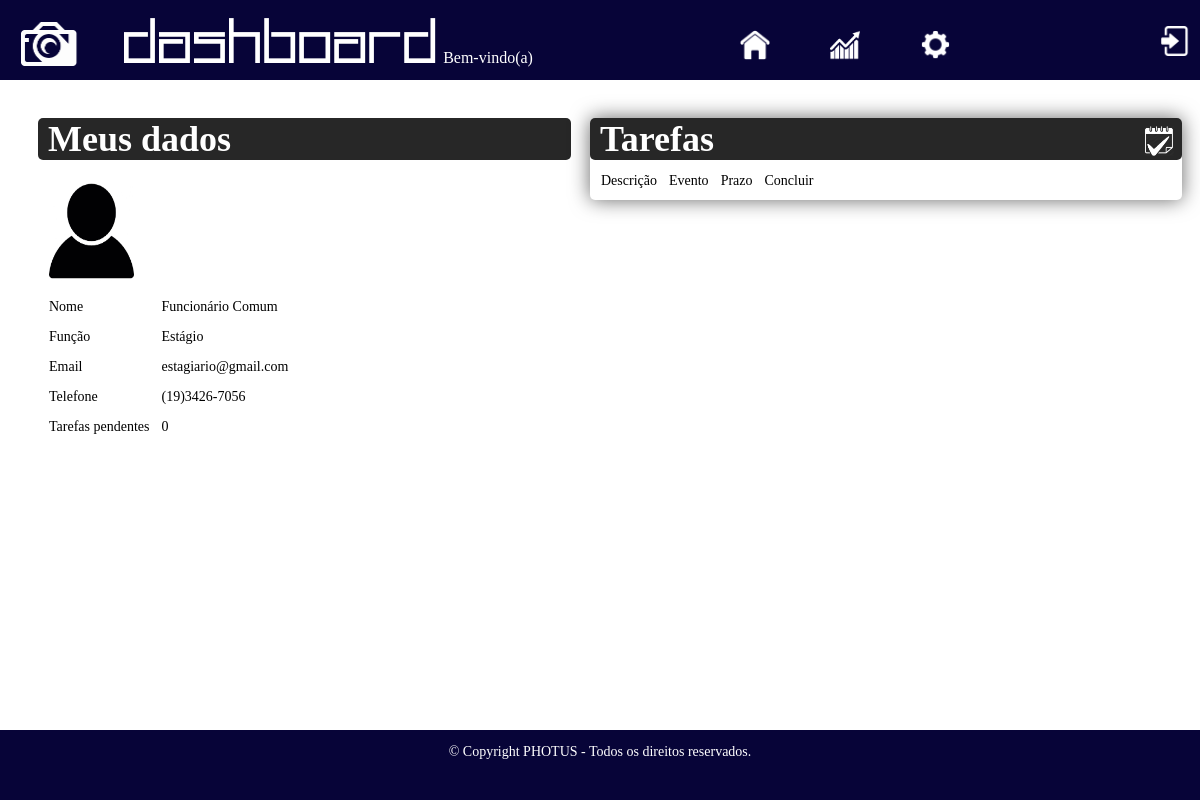
/principal.php (signed in), run on the app's committed database.
### tables this page shows
CREATE TABLE `funcionario` (
  `ID` int(11) NOT NULL AUTO_INCREMENT,
  `CNPJCPF` varchar(50) DEFAULT NULL,
  `NOME` varchar(50) DEFAULT NULL,
  `EMAIL` varchar(50) DEFAULT NULL,
  `TELEFONE1` varchar(15) DEFAULT NULL,
  `TELEFONE2` varchar(15) DEFAULT NULL,
  `CARGO` int(11) DEFAULT NULL,
  `LOGRADOURO` varchar(50) DEFAULT NULL,
  `NUMERO` int(11) DEFAULT NULL,
  `NOMELOGR` varchar(50) DEFAULT NULL,
  `COMPLEMENTO` varchar(30) DEFAULT NULL,
  `BAIRRO` varchar(50) DEFAULT NULL,
  `CIDADE` varchar(50) DEFAULT NULL,
  `UF` varchar(50) DEFAULT NULL,
  `NIVEL` int(11) DEFAULT NULL,
  `SENHA` varchar(100) DEFAULT 'PHOTUS',
  `FOTO` varchar(60) DEFAULT NULL,
  PRIMARY KEY (`ID`),
  KEY `FK_CARGO_FUNCIONARIO` (`CARGO`)
);

CREATE TABLE `cargo` (
  `id` int(11) NOT NULL AUTO_INCREMENT,
  `descricao` varchar(50) NOT NULL,
  PRIMARY KEY (`id`)
);

### classes/Funcionario.php (called while the page is built, shortened)
<?php
class Funcionario extends Conexao_sql {
	private $id;
	private $nome;
	private $email;
	private $telefone;
	private $funcao;
	private $tarefasPendentes;
	public function getId() {
		return $this -> id;
	}
	public function setId($id) {
		$this -> id = $id;
	}
	public function getNome() {
		return $this -> nome;
	}
	public function setNome($nome) {
		$this -> nome = $nome;
	}
	public function getEmail() {
		return $this -> email;
	}
	public function setEmail($email) {
		$this -> email = $email;
	}
	public function getTelefone() {
		return $this -> telefone;
	}
	public function setTelefone($telefone) {
		$this -> telefone = $telefone;
	}
	public function getFuncao() {
		return $this -> funcao;
	}
	public function setFuncao($funcao) {
		$this -> funcao = $funcao;
	}
	public function getTarefasPendentes() {
		return $this -> tarefasPendentes;
	}
	public function setTarefasPendentes($tarefasPendentes) {
		$this -> tarefasPendentes = $tarefasPendentes;
	}
	public function carregaDados() {
		$pdo = parent::getDB();
		$query1 = $pdo -> prepare("SELECT F.NOME AS NOME, C.DESCRICAO AS CARGO, F.EMAIL AS EMAIL, F.TELEFONE1 AS TELEFONE
								  FROM FUNCIONARIO F
								  INNER JOIN CARGO AS C ON F.CARGO = C.ID
								  WHERE F.ID = " . $this -> getId());
		$query1 -> execute();
		$query2 = $pdo -> prepare("SELECT COUNT(STATUS) AS TPEND FROM TAREFA WHERE FUNCIONARIO = " . $this-> getId() . " AND STATUS = 0");
		$query2 -> execute();
	}
}
?>

### principal.php (the view, shortened to what this page needs)
<?php
	require_once "classes/Funcionario.php";
	$session_id = session_id();
	if (isset($_SESSION['id'])) {
		$funcionario = new Funcionario;
		$id = $_SESSION['id'];
		$funcionario -> setId($id);
	}
?>
<!DOCTYPE html>
<html lang="pt-br">
<head>
	<link rel="stylesheet" href="stylesheet.css">
</head>
<body style="background-image: none;">
	<div class="header-painel">
		<img src="img/logo_photus_branco.png" style="position: relative; display: inline-block; width: 60px; height: 50px; top: 7px; left: 10px">
		<h3 class="t-header">Dashboard</h3>
		<span style="display: inline-block; margin-right: -180px; font-family: Gravity-Bold; color: #fff"><?php echo "Bem-vindo(a) " . $_SESSION['usuario']; ?></span>
		<a href="principal.php"><img src="img/home.png" class="icon-header" style="left: 380px"></a>
		<a href="<?php echo "grafico.php?session=" . $session_id ?>"><img src="img/grafico.png" class="icon-header" style="left: 430px"></a>
		<a href="<?php echo "config.php?idfunc=" . $id . "&session=" . $session_id ?>"><img src="img/config.png" class="icon-header" style="left: 480px"></a>
		<a href="principal.php?logout=ok"><img src="img/logout_branco.png" class="icon-header" style="float: right; margin-top: 23px; margin-right: 17px;" title="Logout"></a>
	</div>
	<div class="container">
		<div class="painel" style="top: 108px; left: 10px; width: 45%; padding-left: 20px; height: 380px">
			<h4 class="t-painel" style="margin-top: 10px; margin-bottom: 10px; padding-left: 10px">Meus dados</h4>
			<table cellspacing="10px">
				<tr>
					<td><img src="foto_funcionario/foto_padrao.png" alt="Foto" style="width: 85px; height: 100px" /></td>
				</tr>
				<tr>
					<td><span class="t-texto-painel">Nome</span></td>
					<td>
						<span class="texto-painel">
						<?php $funcionario -> carregaDados();
							print($funcionario -> getNome());
						?>
						</span>
					</td>
				</tr>
				<tr>
					<td><span class="t-texto-painel">Função</span></td>
					<td>
						<span class="texto-painel">
							<?php $funcionario -> carregaDados($id);
								print($funcionario -> getFuncao());
							?>
						</span>
					</td>
				</tr>
				<tr>
					<td><span class="t-texto-painel">Email</span></td>
					<td>
						<span class="texto-painel">
							<?php $funcionario -> carregaDados($id);
								print($funcionario -> getEmail());
							?>
						</span>
					</td>
				</tr>
				<tr>
					<td><span class="t-texto-painel">Telefone</span></td>
					<td>
						<span class="texto-painel">
							<?php $funcionario -> carregaDados($id);
								print($funcionario -> getTelefone());
							?>
						</span>
					</td>
				</tr>
				<tr>
					<td><span class="t-texto-painel">Tarefas pendentes</span></td>
					<td>
						<span class="texto-painel">
							<?php $funcionario -> carregaDados($id);
								print($funcionario -> getTarefasPendentes());
							?>
						</span>
					</td>
				</tr>
			</table>
		</div>
		<div class="painel" style="width: 50%; float: right; top: -272px; right: 10px; padding: 0px 0px 0px 0px; box-shadow: 0px 0px 20px rgba(0, 0, 0, 0.6); border-radius: 5px">
			<h4 class="t-painel" style="padding-left: 10px; margin: 0px 0px 0px 0px">Tarefas<a href="<?php echo "tarefas_concluidas.php?idfunc=" . $id . "&session=" . $session_id ?>"><img src="img/tarefa_completa1.png" id="icon-tarefa-completa"></a></h4>
			<table class="tarefas" style="border-spacing: 10px; margin-right: 0px;">
				<tr>
					<td><span class="t-texto-painel">Descrição</span></td>
					<td><span class="t-texto-painel">Evento</span></td>
					<td><span class="t-texto-painel">Prazo</span></td>
					<td><span class="t-texto-painel">Concluir</span></td>
				</tr>
			</table>
		</div>
	</div>
	<div class="footer">
		<p class="texto-painel">&copy; Copyright PHOTUS - Todos os direitos reservados.</p>
	</div>
</body>
</html>

### stylesheet.css (style rules this page uses)
body { background-image: url('img/wallpaper_site_photus.jpg'); background-repeat: no-repeat; background-attachment: fixed; background-size: 100%; }
.container { position: relative; display: block; margin: auto; max-width: 100%; }
.header-painel { background: #070438; height: 80px; position: fixed; top: 0; left: 0; z-index: 15; width: 100%; padding-left: 10px; padding-top: -10px; }
.t-header { font-family: Squared-Display, sans-serif; font-size: 70px; margin-top: 10px; display: inline-block; margin-left: 50px; color: #fff; }
.painel { position: relative; }
.t-painel { font-family: Gravity-Bold; font-size: 36px; color: #fff; border-radius: 5px; background-color: #272727; }
.t-texto-painel { font-family: Gravity-Bold; font-size: 14px; }
.texto-painel { font-family: Gravity-Regular; font-size: 14px; }
.tarefas tr { border-bottom: 1px solid #fff; }
.icon-header { width: 30px; height: 30px; display: inline-block; position: relative; border: 3px solid #070438; top: 0px; }
#icon-tarefa-completa { width: 30px; height: 30px; position: relative; border: 3px solid #272727; float: right; top: 5px; right: 5px; }
.footer { width: 100%; position: fixed; bottom: 0px; left: 0px; height: 70px; background-color: #070438; color: #fff; text-align: center; margin-top: 30px; }

### data on the page
funcionario: NOME "Funcionário Comum", cargo.descricao "Estágio", EMAIL "estagiario@gmail.com", TELEFONE1 "(19)3426-7056"

### other printed values
$funcionario -> getTarefasPendentes() "0"
